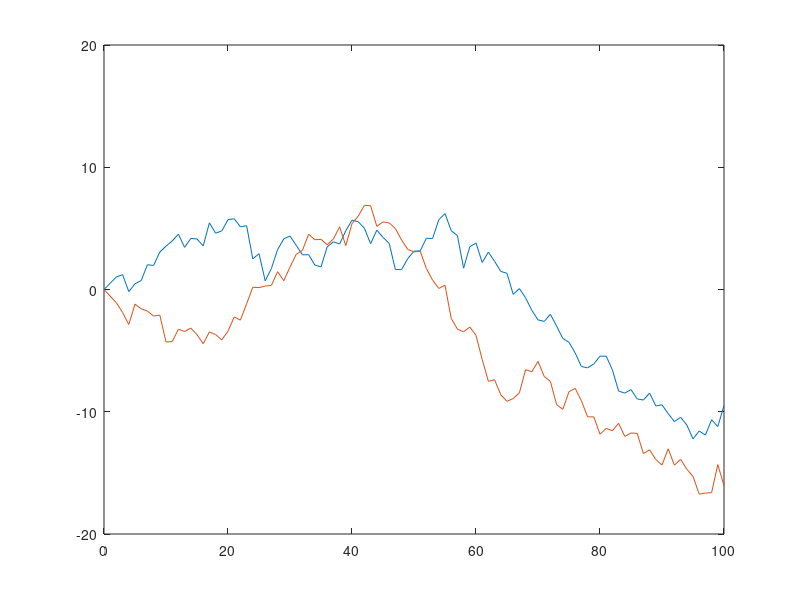

MATLAB code for this plot:
%Random Walk
%Fotios Ioannis Giasemis

X(1,1)=0;
Y1(1,1)=0;
Y2(1,1)=0;
for i=2:100;
    
    Y1(1,i)=Y1(1,i-1)+randn;
    Y2(1,i)=Y2(1,i-1)+randn;
    X(1,i)=i;
    
    
    
end

plot(X,Y1);
axis([0 100 -20 20]);
hold on;
plot(X,Y2);
clear all;
